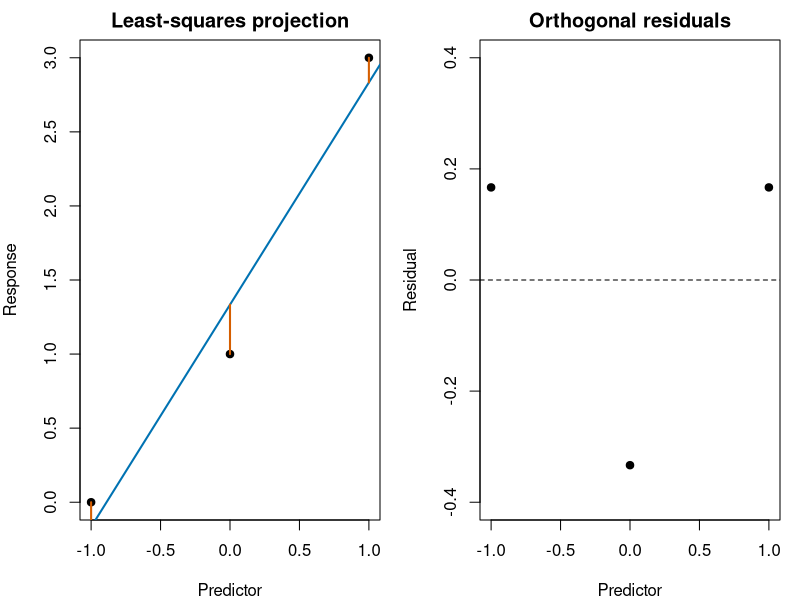

R code for this plot: (Note: this script raises an error after producing the figure.)
## ---- chunk 1
knitr::opts_chunk$set(echo = TRUE, warning = TRUE, message = FALSE,
                      fig.width = 7, fig.height = 4, digits = 4)
notes_figure <- function(file) {
  knitr::include_graphics(system.file("figures", file, package = "BayesComp",
                                      mustWork = TRUE))
}
## ---- chunk 2
z_small <- c(-1, 0, 1)
y_small <- c(0, 1, 3)
x_small <- cbind(intercept=1, z=z_small)
beta_hat <- drop(qr.solve(x_small, y_small))
residual <- drop(y_small - x_small %*% beta_hat)
sse <- sum(residual^2)
stopifnot(max(abs(beta_hat-c(4/3,3/2))) < 1e-12,
          max(abs(crossprod(x_small, residual))) < 1e-12,
          abs(sse-1/6) < 1e-12)
cbind(z=z_small, y=y_small, fitted=drop(x_small %*% beta_hat), residual)
c(SSE=sse, residual_df=nrow(x_small)-ncol(x_small))
par(mfrow=c(1,2), mar=c(4,4,2,1), cex=1)
plot(z_small, y_small, pch=19, xlab="Predictor", ylab="Response",
     main="Least-squares projection")
abline(beta_hat, col="#0072B2", lwd=2)
segments(z_small, y_small, z_small, x_small %*% beta_hat,
         col="#D55E00", lwd=2)
plot(z_small, residual, pch=19, ylim=c(-.4,.4),
     xlab="Predictor", ylab="Residual", main="Orthogonal residuals")
abline(h=0, lty=2)
par(mfrow=c(1,1))
## ---- chunk 3
reg_fit <- function(x, y, m0, v0, d0, s0) {
  stopifnot(nrow(x)==length(y), ncol(x)==length(m0), d0>0, s0>0)
  chol(v0)                         # verifies positive definiteness
  p0 <- solve(v0)
  vn <- solve(p0 + crossprod(x))
  mn <- drop(vn %*% (p0 %*% m0 + crossprod(x, y)))
  sn <- s0 + sum((y-x %*% mn)^2) +
    drop(crossprod(mn-m0, p0 %*% (mn-m0)))
  sn_check <- s0 + sum(y^2) + drop(crossprod(m0,p0 %*% m0)) -
    drop(crossprod(mn,solve(vn,mn)))
  stopifnot(abs(sn-sn_check) < 1e-8)
  list(x=x, mn=mn, vn=vn, dn=d0+length(y), sn=sn)
}
reg_draw <- function(fit, r) {
  sigma2 <- 1/rgamma(r, shape=fit$dn/2, rate=fit$sn/2)
  # R's chol is upper triangular; row-normal draws multiply on the right.
  beta <- matrix(rnorm(r*length(fit$mn)), nrow=r) %*% chol(fit$vn)
  beta <- sweep(sweep(beta,1,sqrt(sigma2),"*"),2,fit$mn,"+")
  list(beta=beta, sigma2=sigma2)
}
small_fit <- reg_fit(x_small,y_small,c(0,0),diag(2),4,2)
stopifnot(max(abs(small_fit$mn-c(1,1))) < 1e-12,
          max(abs(small_fit$vn-diag(c(1/4,1/3)))) < 1e-12,
          small_fit$dn==7, abs(small_fit$sn-5) < 1e-12)
small_fit[c("mn","vn","dn","sn")]
set.seed(4102)
small_draw <- reg_draw(small_fit,20000)
difference <- small_draw$beta[,1]-small_draw$beta[,2]
p_hat <- mean(difference>0)
c(estimate=p_hat, exact=.5, MCSE=sqrt(p_hat*(1-p_hat)/length(difference)))
stopifnot(abs(p_hat-.5) < 5*sqrt(.25/length(difference)))
## ---- chunk 4
cars_data <- datasets::cars
stopifnot(nrow(cars_data)==50, !anyNA(cars_data),
          identical(range(cars_data$speed),c(4,25)))
z_cars <- (cars_data$speed-15)/10
y_cars <- cars_data$dist
x_linear <- cbind(1,z_cars)
x_quadratic <- cbind(1,z_cars,z_cars^2)
fit_linear <- reg_fit(x_linear,y_cars,c(40,30),diag(c(4,4)),6,900)
fit_quadratic <- reg_fit(x_quadratic,y_cars,c(40,30,0),diag(c(4,4,1)),6,900)
fit_linear[c("mn","vn","dn","sn")]
slope_scale <- sqrt(fit_linear$sn/fit_linear$dn*fit_linear$vn[2,2])
c(mean=fit_linear$mn[2],
  lower=fit_linear$mn[2]+qt(.025,fit_linear$dn)*slope_scale,
  upper=fit_linear$mn[2]+qt(.975,fit_linear$dn)*slope_scale,
  probability_above_30=pt((fit_linear$mn[2]-30)/slope_scale,fit_linear$dn))
stopifnot(max(abs(fit_linear$mn-c(41.407,39.158))) < .001,
          abs(fit_linear$sn-12275.36)<.01)
## ---- chunk 5
notes_figure("section42-cars-update.png")
## ---- chunk 6
eigenvalues <- c(100,1)
h0 <- 1; g0 <- 4
cbind(design_information=eigenvalues,
      ridge=eigenvalues/(eigenvalues+h0^(-2)),
      g_prior=rep(g0/(g0+1),2))
# Transforming both design and prior preserves the fitted distribution.
x_recoded <- x_linear %*% diag(c(1,100))
h_inv <- diag(c(1,.01))
fit_recoded <- reg_fit(x_recoded,y_cars,
                      drop(h_inv %*% c(40,30)),
                      h_inv %*% diag(c(4,4)) %*% h_inv,6,900)
stopifnot(max(abs(x_recoded %*% fit_recoded$mn -
                 x_linear %*% fit_linear$mn)) < 1e-10,
          max(abs(x_recoded %*% fit_recoded$vn %*% t(x_recoded) -
                  x_linear %*% fit_linear$vn %*% t(x_linear))) < 1e-10)
## ---- chunk 7
fit_tighter <- reg_fit(x_linear, y_cars, c(40, 30), diag(c(.25, .25)),
                      d0 = 6, s0 = 900)
slope_interval <- function(fit) {
  scale <- sqrt(fit$sn / fit$dn * fit$vn[2, 2])
  fit$mn[2] + scale * qt(c(.025, .5, .975), fit$dn)
}
intervals <- rbind(original = slope_interval(fit_linear),
                   tighter = slope_interval(fit_tighter))
colnames(intervals) <- c("2.5%", "Median", "97.5%")
intervals
## ---- chunk 8
notes_figure("section43-cars-prior.png")
## ---- chunk 9
reg_predict <- function(fit,new_x) {
  h <- rowSums((new_x %*% fit$vn)*new_x)
  center <- drop(new_x %*% fit$mn)
  width_mean <- qt(.975,fit$dn)*sqrt(fit$sn/fit$dn*h)
  width_future <- qt(.975,fit$dn)*sqrt(fit$sn/fit$dn*(1+h))
  data.frame(center,mean_lo=center-width_mean,mean_hi=center+width_mean,
             future_lo=center-width_future,future_hi=center+width_future)
}
speeds <- c(15,35)
z_new <- (speeds-15)/10
linear_report <- reg_predict(fit_linear,cbind(1,z_new))
quadratic_report <- reg_predict(fit_quadratic,cbind(1,z_new,z_new^2))
cbind(speed=speeds,linear_report)
cbind(speed=speeds,quadratic_report)
stopifnot(abs(linear_report$center[1]-41.407)<.001,
          abs(quadratic_report$center[2]-150.70)<.01)
## ---- chunk 10
notes_figure("section44-cars-prediction.png")
## ---- chunk 11
curvature_weights <- qr.solve(x_quadratic,diag(nrow(x_quadratic)))[3,]
t_observed <- abs(sum(curvature_weights*y_cars))
exact_check <- function(fit) {
  ax <- drop(crossprod(fit$x,curvature_weights))
  center <- sum(ax*fit$mn)
  scale <- sqrt(fit$sn/fit$dn *
    (sum(curvature_weights^2)+drop(crossprod(ax,fit$vn %*% ax))))
  tail_area <- pt((-t_observed-center)/scale,fit$dn) +
    pt((center-t_observed)/scale,fit$dn)
  list(center=center,scale=scale,df=fit$dn,tail=tail_area)
}
replicate_check <- function(fit,r=20000) {
  draws <- reg_draw(fit,r)
  means <- draws$beta %*% t(fit$x)
  replicated <- means + sweep(matrix(rnorm(length(means)),nrow=r),
                              1,sqrt(draws$sigma2),"*")
  discrepancies <- abs(drop(replicated %*% curvature_weights))
  estimate <- mean(discrepancies>=t_observed)
  exact <- exact_check(fit)$tail
  se <- sqrt(exact*(1-exact)/r)
  stopifnot(abs(estimate-exact)<5*se)
  list(discrepancies=discrepancies,estimate=estimate,exact=exact,MCSE=se)
}
set.seed(50012026)
linear_check <- replicate_check(fit_linear)
quadratic_check <- replicate_check(fit_quadratic)
c(observed=t_observed,linear_check[c("estimate","exact","MCSE")])
c(quadratic_check[c("estimate","exact","MCSE")])
stopifnot(abs(t_observed-9.996)<.001,
          abs(linear_check$exact-.126)<.001,
          abs(quadratic_check$exact-.445)<.001)
## ---- chunk 12
notes_figure("section44-cars-check.png")
